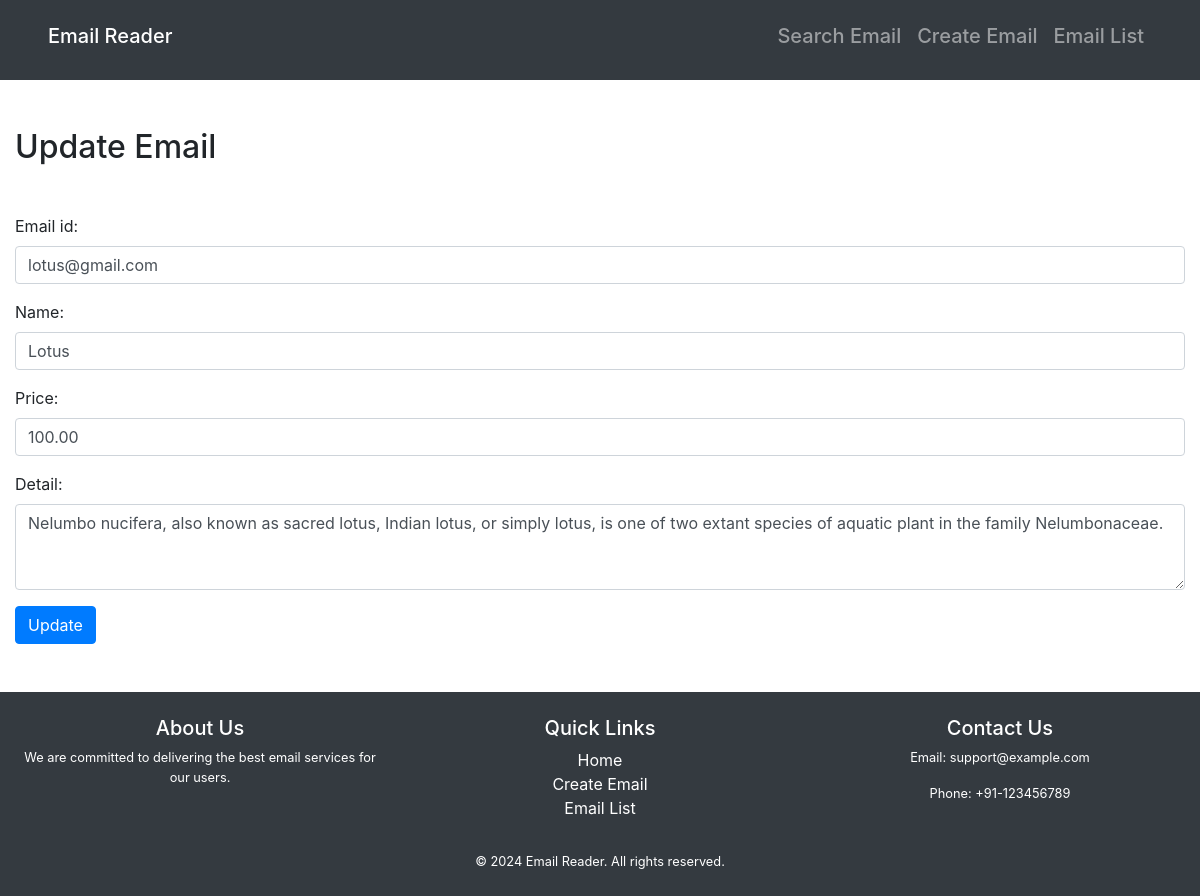
/emails/2/edit/, run on the app's committed database.
### email_reader/models.py (models this page shows, shortened)
class EmailData(models.Model):
    email_id = models.EmailField(unique=True)
    name = models.CharField(max_length=255)
    price = models.DecimalField(max_digits=10, decimal_places=2)
    detail = models.TextField()

### email_reader/views.py (the view)
# urls.py: path('emails/<int:pk>/edit/', views.email_update, name='email_update'),
def email_update(request, pk):
    email = get_object_or_404(EmailData, pk=pk)
    if request.method == 'POST':
        form = EmailDataForm(request.POST, instance=email)
        if form.is_valid():
            form.save()
            messages.success(request, "Email updated successfully.")
            return redirect('email_list')
    else:
        form = EmailDataForm(instance=email)
    return render(request, 'email_reader/email_form.html', {'form': form})

### email_reader/forms.py (shortened to what this page needs)
class EmailDataForm(forms.ModelForm):
    class Meta:
        model = EmailData
        fields = ['email_id', 'name', 'price', 'detail']
        widgets = {
            'email_id': forms.EmailInput(attrs={'class': 'form-control', 'readonly': False}),
            'name': forms.TextInput(attrs={'class': 'form-control'}),
            'price': forms.NumberInput(attrs={'class': 'form-control', 'step': '0.01'}),
            'detail': forms.Textarea(attrs={'class': 'form-control', 'rows': 3}),
        }

### email_reader/templates/email_reader/email_form.html (shortened to what this page needs)
{% extends 'email_reader/base.html' %}
{% block content %}
    <h2>{% if form.instance.pk %}Update{% else %}Create{% endif %} Email</h2>
    <form method="post" class="mt-5 mb-5">
        {{ form.as_p }}
        <button type="submit" class="btn btn-primary">{% if form.instance.pk %}Update{% else %}Create{% endif %}</button>
    </form>
{% endblock %}

### data on the page
EmailData: email_id "lotus@gmail.com", name "Lotus", price "100.00", detail "Nelumbo nucifera, also known as sacred lotus, Indian lotus, or simply lotus, is one of two extant species of aquatic plant in the family Nelumbonaceae."
